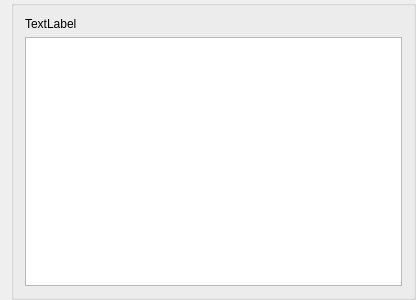
<?xml version="1.0" encoding="UTF-8"?>
<ui version="4.0">
 <class>ProjectTimeLineWidget</class>
 <widget class="QWidget" name="ProjectTimeLineWidget">
  <property name="geometry">
   <rect>
    <x>0</x>
    <y>0</y>
    <width>416</width>
    <height>300</height>
   </rect>
  </property>
  <property name="windowTitle">
   <string>ProjectTimeLineWidget</string>
  </property>
  <layout class="QVBoxLayout" name="verticalLayout_2">
   <property name="spacing">
    <number>0</number>
   </property>
   <property name="topMargin">
    <number>0</number>
   </property>
   <property name="rightMargin">
    <number>0</number>
   </property>
   <property name="bottomMargin">
    <number>0</number>
   </property>
   <item>
    <widget class="QGroupBox" name="groupBox">
     <property name="title">
      <string/>
     </property>
     <property name="flat">
      <bool>true</bool>
     </property>
     <layout class="QVBoxLayout" name="verticalLayout_3">
      <item>
       <widget class="QLabel" name="time_L">
        <property name="text">
         <string>TextLabel</string>
        </property>
       </widget>
      </item>
      <item>
       <widget class="QTextBrowser" name="content_TB"/>
      </item>
     </layout>
    </widget>
   </item>
  </layout>
 </widget>
 <layoutdefault spacing="6" margin="11"/>
 <resources/>
 <connections/>
</ui>
